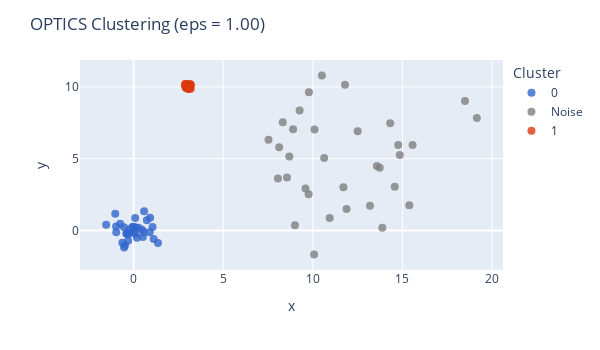
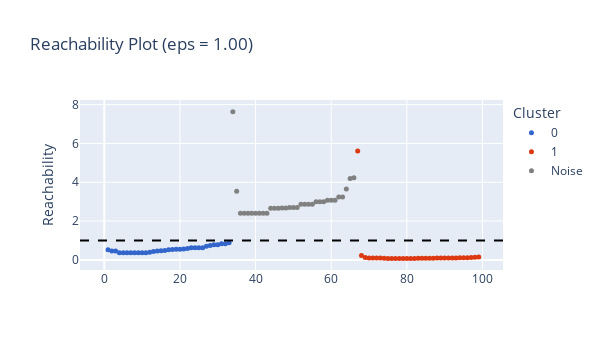

Notebook code for these charts, in order:
### Markdown cell above
- With `eps = 0.5`, the algorithm detects two clusters. 
- Points that are close together and form a dense region are grouped into the same cluster.
- Points that do not fall into any cluster with sufficient density are colored grey and marked as noise (with the label -1). Notice there are too many noise points.

### Code cell
cv_X.plot_optics_dbscan(opt_model, eps=1)

### Figure 1 — Plotly figure (JSON) as saved in the notebook; plotly's stock layout.template omitted (floating-point values rounded to 4 significant figures)
{"data": [{"hovertemplate": "color=0<br>x=%{x}<br>y=%{y}<extra></extra>", "legendgroup": "0", "marker": {"color": "#3366CC", "opacity": 0.8, "size": 8, "symbol": "circle"}, "mode": "markers", "name": "0", "orientation": "v", "showlegend": true, "type": "scatter", "x": [0.09297, 0.03991, 0.9197, 0.1065, -1.024, 0.08643, -0.3065, 0.5187, 1.121, 0.7382, 1.362, -0.4879, -1.532, 0.5872, 0.5701, -0.2087, -0.2324, 1.058, 0.1878, -0.9781, -0.3806, -0.01691, -0.6291, -0.5373, -0.4035, -0.06193, -0.9683, -0.7517, -0.5327, 0.4566, -0.3058, 0.2663, 0.8964, 0.02746], "xaxis": "x", "y": [0.2269, 0.1815, 0.8816, -0.2411, 1.17, 0.8726, -0.7084, -0.4453, -0.5864, 0.7214, -0.8726, -1.036, 0.3922, 1.345, -0.09081, 0.09381, -0.1814, 0.2401, -0.5125, 0.2777, -0.2176, 0.257, -0.852, 0.2321, -0.2157, 0.2464, -0.1276, 0.4665, -1.188, 0.07301, -0.2628, 0.2002, -0.1231, -0.1123], "yaxis": "y"}, {"hovertemplate": "color=Noise<br>x=%{x}<br>y=%{y}<extra></extra>", "legendgroup": "Noise", "marker": {"color": "grey", "opacity": 0.8, "size": 8, "symbol": "circle"}, "mode": "markers", "name": "Noise", "orientation": "v", "showlegend": true, "type": "scatter", "x": [10.07, 8.687, 10.63, 10.09, 15.56, 11.7, 18.49, 11.8, 13.73, 13.88, 14.32, 8.999, 8.121, 8.897, 19.15, 15.38, 8.052, 14.76, 13.19, 11.88, 9.59, 8.324, 14.57, 9.766, 13.57, 12.5, 14.85, 10.94, 8.558, 10.51, 9.781, 7.526, 9.262], "xaxis": "x", "y": [-1.67, 5.156, 5.052, 7.029, 5.951, 3.01, 9.01, 10.14, 4.375, 0.1938, 7.471, 0.3657, 5.801, 7.045, 7.833, 1.76, 3.615, 5.956, 1.721, 1.496, 2.931, 7.533, 3.047, 2.521, 4.485, 6.905, 5.263, 0.8751, 3.687, 10.79, 9.629, 6.318, 8.351], "yaxis": "y"}, {"hovertemplate": "color=1<br>x=%{x}<br>y=%{y}<extra></extra>", "legendgroup": "1", "marker": {"color": "#DC3912", "opacity": 0.8, "size": 8, "symbol": "circle"}, "mode": "markers", "name": "1", "orientation": "v", "showlegend": true, "type": "scatter", "x": [3.118, 2.909, 3.067, 3.061, 2.931, 2.923, 3.021, 3.04, 3.036, 2.96, 2.883, 3.188, 2.883, 3.03, 3.149, 3.001, 3.114, 3.047, 2.956, 3.187, 2.959, 2.873, 2.973, 3.192, 2.914, 3.038, 2.933, 2.969, 2.913, 2.893, 3.013, 3.095, 3.073], "xaxis": "x", "y": [9.982, 10.01, 10.04, 10.09, 9.985, 10.05, 10.1, 9.932, 10.07, 10.12, 10.09, 9.865, 10.19, 10.13, 10.19, 10.18, 9.877, 9.846, 10.18, 10.09, 9.925, 10.1, 10.08, 10.15, 10.19, 9.89, 10.0, 10.01, 9.942, 10.11, 10.04, 9.984, 10.01], "yaxis": "y"}], "layout": {"coloraxis": {"showscale": false}, "height": 350, "legend": {"title": {"text": "Cluster"}, "tracegroupgap": 0}, "margin": {"t": 60}, "title": {"text": "OPTICS Clustering (eps = 1.00)"}, "width": 600, "xaxis": {"anchor": "y", "domain": [0, 1], "title": {"text": "x"}}, "yaxis": {"anchor": "x", "domain": [0, 1], "title": {"text": "y"}}}}

### Figure 2 — Plotly figure (JSON) as saved in the notebook; plotly's stock layout.template omitted (floating-point values rounded to 4 significant figures)
{"data": [{"marker": {"color": "#3366CC", "size": 5}, "mode": "markers", "name": "0", "type": "scatter", "x": [0, 1, 2, 3, 4, 5, 6, 7, 8, 9, 10, 11, 12, 13, 14, 15, 16, 17, 18, 19, 20, 21, 22, 23, 24, 25, 26, 27, 28, 29, 30, 31, 32, 33], "y": [null, 0.5221, 0.4537, 0.4537, 0.3657, 0.3657, 0.3657, 0.3657, 0.3657, 0.3657, 0.3657, 0.3696, 0.3933, 0.4311, 0.4537, 0.4693, 0.4868, 0.522, 0.5322, 0.5464, 0.5464, 0.5615, 0.5899, 0.6236, 0.6236, 0.6236, 0.6242, 0.7031, 0.7407, 0.7783, 0.7836, 0.8333, 0.8333, 0.8823]}, {"marker": {"color": "#DC3912", "size": 5}, "mode": "markers", "name": "1", "type": "scatter", "x": [67, 68, 69, 70, 71, 72, 73, 74, 75, 76, 77, 78, 79, 80, 81, 82, 83, 84, 85, 86, 87, 88, 89, 90, 91, 92, 93, 94, 95, 96, 97, 98, 99], "y": [5.603, 0.2254, 0.1238, 0.102, 0.102, 0.09949, 0.09323, 0.08271, 0.07754, 0.07754, 0.07754, 0.07754, 0.07754, 0.07754, 0.07754, 0.07754, 0.08271, 0.08271, 0.08271, 0.08271, 0.08712, 0.09073, 0.09323, 0.09323, 0.09916, 0.1018, 0.1029, 0.1121, 0.1121, 0.1121, 0.1254, 0.1309, 0.1423]}, {"marker": {"color": "grey", "size": 5}, "mode": "markers", "name": "Noise", "type": "scatter", "x": [34, 35, 36, 37, 38, 39, 40, 41, 42, 43, 44, 45, 46, 47, 48, 49, 50, 51, 52, 53, 54, 55, 56, 57, 58, 59, 60, 61, 62, 63, 64, 65, 66], "y": [7.639, 3.532, 2.404, 2.404, 2.404, 2.404, 2.404, 2.404, 2.404, 2.404, 2.663, 2.663, 2.663, 2.676, 2.676, 2.705, 2.705, 2.705, 2.866, 2.866, 2.866, 2.866, 2.991, 2.991, 2.991, 3.069, 3.069, 3.077, 3.246, 3.246, 3.648, 4.195, 4.233]}], "layout": {"height": 350, "legend": {"title": {"text": "Cluster"}}, "shapes": [{"line": {"color": "black", "dash": "dash"}, "type": "line", "x0": 0, "x1": 1, "xref": "x domain", "y0": 1, "y1": 1, "yref": "y"}], "title": {"text": "Reachability Plot (eps = 1.00)"}, "width": 600, "yaxis": {"title": {"text": "Reachability"}}}}
